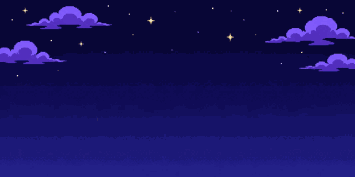
#> input picture src/client/art/sky.png, 355 x 177 px; its folder holds 4 pictures in this run
$ python thumbnail.py
#> lines starting #> are read from the running program, lines starting #| are printed output that depends on the picture
"""Composes the 3:2 listing thumbnail (art/thumbnail.png, 1800x1200) from the game's own art.

    python3 tools/thumbnail.py
"""
from PIL import Image, ImageDraw
import os
R = os.path.dirname(os.path.dirname(os.path.abspath(__file__)))
A = lambda n: Image.open(f'{R}/src/client/art/{n}.png').convert('RGBA')
C = lambda n: Image.open(f'{R}/src/client/kit/art/{n}.png').convert('RGBA')
P = lambda n: Image.open(f'{R}/art/sprites/{n}.png').convert('RGBA')
W, H = 300, 200
im = Image.new('RGBA', (W, H), '#151c33')
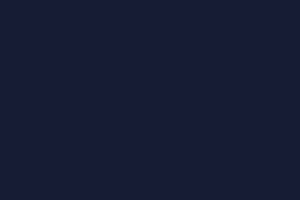
#> im: PIL image 300x200 RGBA; mean R, G, B, A 21, 28, 51, 255
sky = A('sky'); sky = sky.resize((sky.width * 2, sky.height * 2), Image.NEAREST)
im.paste(sky.crop((200, 60, 200 + W, 60 + H)), (0, 0))
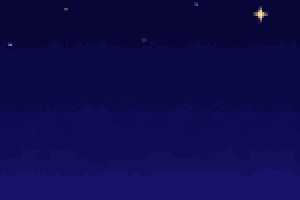
#> im: PIL image 300x200 RGBA; mean R, G, B, A 14.1, 11.1, 76.8, 255
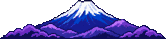
#> input picture src/client/art/mountain.png, 166 x 39 px
put = lambda art, x, y: im.alpha_composite(art, (x, y))
mount = A('mountain'); put(mount, 8, 62); put(mount, 150, 70)
#> further down, mount is the input picture: PIL image 166x39 RGBA; mean R, G, B, A 35.1, 31.2, 82.9, 127.2
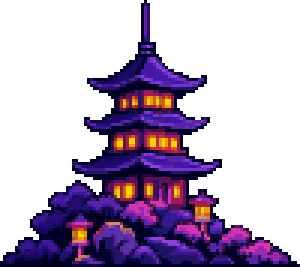
#> input picture src/client/art/pagoda.png, 100 x 89 px (shown 3 times larger)
put(A('pagoda'), 196, 14)
#> (the run stopped early here; a loop or call above may not have finished)
